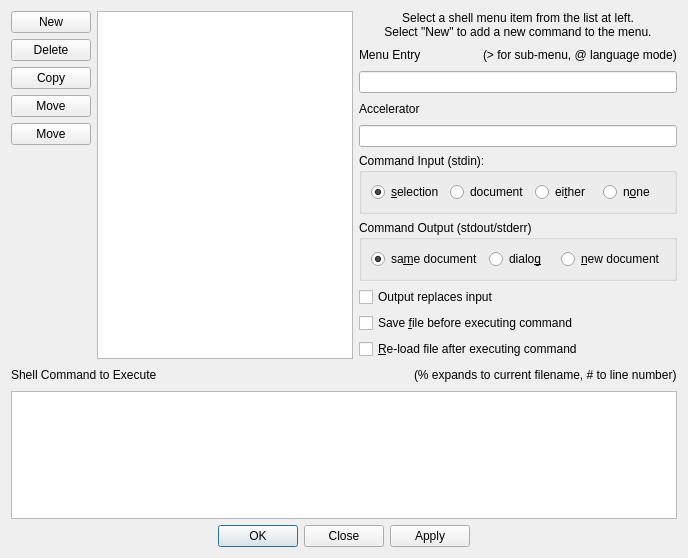
<?xml version="1.0" encoding="UTF-8"?>
<ui version="4.0">
 <class>DialogShellMenu</class>
 <widget class="QDialog" name="DialogShellMenu">
  <property name="geometry">
   <rect>
    <x>0</x>
    <y>0</y>
    <width>688</width>
    <height>558</height>
   </rect>
  </property>
  <property name="windowTitle">
   <string>Shell Menu</string>
  </property>
  <layout class="QVBoxLayout" name="verticalLayout_4">
   <item>
    <layout class="QHBoxLayout" name="horizontalLayout_8">
     <item>
      <layout class="QHBoxLayout" name="horizontalLayout">
       <item>
        <layout class="QVBoxLayout" name="verticalLayout">
         <item>
          <widget class="QPushButton" name="buttonNew">
           <property name="text">
            <string>New</string>
           </property>
           <property name="icon">
            <iconset theme="document-new">
             <normaloff>.</normaloff>.</iconset>
           </property>
          </widget>
         </item>
         <item>
          <widget class="QPushButton" name="buttonDelete">
           <property name="text">
            <string>Delete</string>
           </property>
           <property name="icon">
            <iconset theme="edit-delete">
             <normaloff>.</normaloff>.</iconset>
           </property>
          </widget>
         </item>
         <item>
          <widget class="QPushButton" name="buttonCopy">
           <property name="text">
            <string>Copy</string>
           </property>
           <property name="icon">
            <iconset theme="edit-copy">
             <normaloff>.</normaloff>.</iconset>
           </property>
          </widget>
         </item>
         <item>
          <widget class="QPushButton" name="buttonUp">
           <property name="text">
            <string>Move</string>
           </property>
           <property name="icon">
            <iconset theme="go-up">
             <normaloff>.</normaloff>.</iconset>
           </property>
          </widget>
         </item>
         <item>
          <widget class="QPushButton" name="buttonDown">
           <property name="text">
            <string>Move</string>
           </property>
           <property name="icon">
            <iconset theme="go-down">
             <normaloff>.</normaloff>.</iconset>
           </property>
          </widget>
         </item>
         <item>
          <spacer name="verticalSpacer">
           <property name="orientation">
            <enum>Qt::Vertical</enum>
           </property>
           <property name="sizeHint" stdset="0">
            <size>
             <width>20</width>
             <height>40</height>
            </size>
           </property>
          </spacer>
         </item>
        </layout>
       </item>
       <item>
        <widget class="QListWidget" name="listItems"/>
       </item>
      </layout>
     </item>
     <item>
      <layout class="QVBoxLayout" name="verticalLayout_3">
       <item>
        <widget class="QLabel" name="label">
         <property name="text">
          <string>Select a shell menu item from the list at left.
Select &quot;New&quot; to add a new command to the menu.</string>
         </property>
         <property name="alignment">
          <set>Qt::AlignCenter</set>
         </property>
        </widget>
       </item>
       <item>
        <layout class="QHBoxLayout" name="horizontalLayout_3">
         <item>
          <widget class="QLabel" name="label_3">
           <property name="text">
            <string>Menu Entry</string>
           </property>
          </widget>
         </item>
         <item>
          <spacer name="horizontalSpacer">
           <property name="orientation">
            <enum>Qt::Horizontal</enum>
           </property>
           <property name="sizeHint" stdset="0">
            <size>
             <width>40</width>
             <height>20</height>
            </size>
           </property>
          </spacer>
         </item>
         <item>
          <widget class="QLabel" name="label_2">
           <property name="text">
            <string>(&gt; for sub-menu, @ language mode)</string>
           </property>
          </widget>
         </item>
        </layout>
       </item>
       <item>
        <widget class="QLineEdit" name="editName">
         <property name="clearButtonEnabled">
          <bool>true</bool>
         </property>
        </widget>
       </item>
       <item>
        <layout class="QHBoxLayout" name="horizontalLayout_6">
         <item>
          <layout class="QGridLayout" name="gridLayout">
           <item row="0" column="0">
            <widget class="QLabel" name="label_4">
             <property name="text">
              <string>Accelerator</string>
             </property>
            </widget>
           </item>
           <item row="0" column="1">
            <spacer name="horizontalSpacer_2">
             <property name="orientation">
              <enum>Qt::Horizontal</enum>
             </property>
             <property name="sizeHint" stdset="0">
              <size>
               <width>158</width>
               <height>20</height>
              </size>
             </property>
            </spacer>
           </item>
           <item row="1" column="0" colspan="2">
            <widget class="KeySequenceEdit" name="editAccelerator"/>
           </item>
          </layout>
         </item>
        </layout>
       </item>
       <item>
        <widget class="QGroupBox" name="groupBox">
         <property name="title">
          <string>Command Input (stdin):</string>
         </property>
         <layout class="QHBoxLayout" name="horizontalLayout_4">
          <item>
           <widget class="QRadioButton" name="radioFromSelection">
            <property name="text">
             <string>&amp;selection</string>
            </property>
            <property name="checked">
             <bool>true</bool>
            </property>
           </widget>
          </item>
          <item>
           <widget class="QRadioButton" name="radioFromDocument">
            <property name="text">
             <string>document</string>
            </property>
           </widget>
          </item>
          <item>
           <widget class="QRadioButton" name="radioFromEither">
            <property name="text">
             <string>ei&amp;ther</string>
            </property>
           </widget>
          </item>
          <item>
           <widget class="QRadioButton" name="radioFromNone">
            <property name="text">
             <string>n&amp;one</string>
            </property>
           </widget>
          </item>
         </layout>
        </widget>
       </item>
       <item>
        <widget class="QGroupBox" name="groupBox_2">
         <property name="title">
          <string>Command Output (stdout/stderr)</string>
         </property>
         <layout class="QHBoxLayout" name="horizontalLayout_5">
          <item>
           <widget class="QRadioButton" name="radioToSameDocument">
            <property name="text">
             <string>sa&amp;me document</string>
            </property>
            <property name="checked">
             <bool>true</bool>
            </property>
           </widget>
          </item>
          <item>
           <widget class="QRadioButton" name="radioToDialog">
            <property name="text">
             <string>dialo&amp;g</string>
            </property>
           </widget>
          </item>
          <item>
           <widget class="QRadioButton" name="radioToNewDocument">
            <property name="text">
             <string>&amp;new document</string>
            </property>
           </widget>
          </item>
         </layout>
        </widget>
       </item>
       <item>
        <widget class="QCheckBox" name="checkReplaceInput">
         <property name="text">
          <string>Output replaces input</string>
         </property>
        </widget>
       </item>
       <item>
        <widget class="QCheckBox" name="checkSaveBeforeExec">
         <property name="text">
          <string>Save &amp;file before executing command</string>
         </property>
        </widget>
       </item>
       <item>
        <widget class="QCheckBox" name="checkReloadAfterExec">
         <property name="text">
          <string>&amp;Re-load file after executing command</string>
         </property>
        </widget>
       </item>
      </layout>
     </item>
    </layout>
   </item>
   <item>
    <layout class="QHBoxLayout" name="horizontalLayout_7">
     <item>
      <widget class="QLabel" name="label_6">
       <property name="text">
        <string>Shell Command to Execute</string>
       </property>
      </widget>
     </item>
     <item>
      <spacer name="horizontalSpacer_3">
       <property name="orientation">
        <enum>Qt::Horizontal</enum>
       </property>
       <property name="sizeHint" stdset="0">
        <size>
         <width>428</width>
         <height>20</height>
        </size>
       </property>
      </spacer>
     </item>
     <item>
      <widget class="QLabel" name="label_7">
       <property name="text">
        <string>(% expands to current filename, # to line number)</string>
       </property>
      </widget>
     </item>
    </layout>
   </item>
   <item>
    <widget class="QPlainTextEdit" name="editCommand">
     <property name="font">
      <font>
       <family>Monospace</family>
      </font>
     </property>
    </widget>
   </item>
   <item>
    <widget class="QDialogButtonBox" name="buttonBox">
     <property name="standardButtons">
      <set>QDialogButtonBox::Apply|QDialogButtonBox::Close|QDialogButtonBox::Ok</set>
     </property>
     <property name="centerButtons">
      <bool>true</bool>
     </property>
    </widget>
   </item>
  </layout>
 </widget>
 <customwidgets>
  <customwidget>
   <class>KeySequenceEdit</class>
   <extends>QLineEdit</extends>
   <header>KeySequenceEdit.h</header>
  </customwidget>
 </customwidgets>
 <resources/>
 <connections>
  <connection>
   <sender>buttonBox</sender>
   <signal>rejected()</signal>
   <receiver>DialogShellMenu</receiver>
   <slot>reject()</slot>
   <hints>
    <hint type="sourcelabel">
     <x>469</x>
     <y>620</y>
    </hint>
    <hint type="destinationlabel">
     <x>505</x>
     <y>599</y>
    </hint>
   </hints>
  </connection>
 </connections>
</ui>
